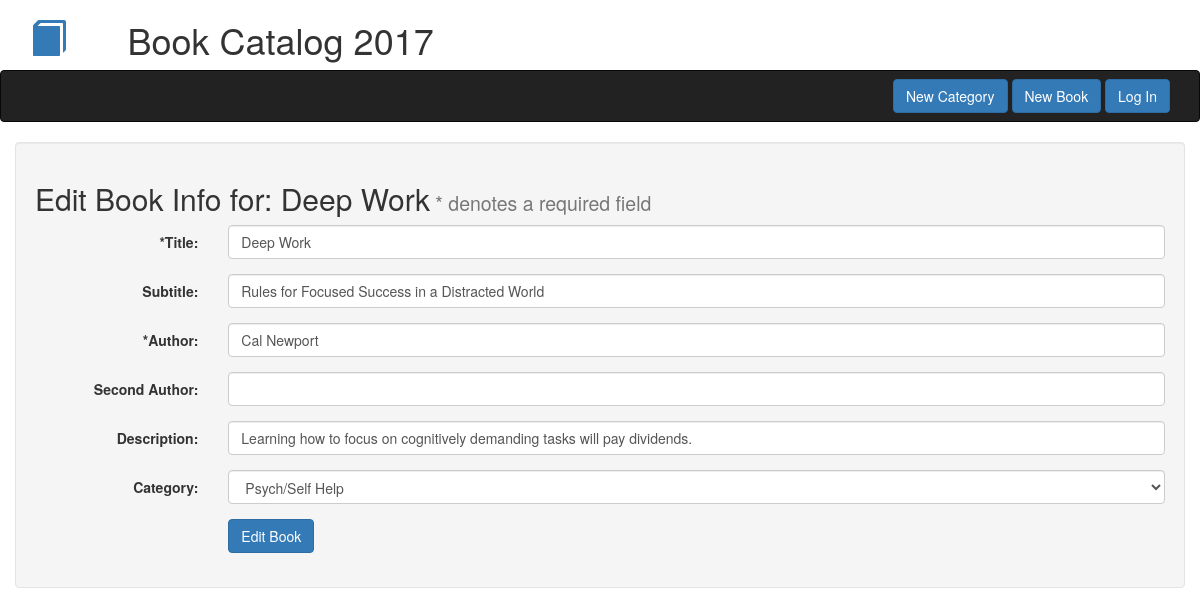
The page /books/7/edit on the database its author committed.
### db_setup.py (models this page shows, shortened)
class Book(Base):
    __tablename__ = 'book'
    title = Column(String(80), nullable = False)
    id = Column(Integer, primary_key = True)
    subtitle = Column(String(250))
    author = Column(String(250), nullable = False)
    author2 = Column(String(250))
    description = Column(String(250))
    category_id = Column(Integer, ForeignKey('category.id'))
    category = relationship(Category)

class Category(Base):
    __tablename__ = 'category'
    name = Column(String(80), nullable = False)
    id = Column(Integer, primary_key = True)

### catalog.py (the view)
@app.route('/books/<int:book_id>/edit', methods=['GET', 'POST'])
def editBook(book_id):
    book = session.query(Book).filter_by(id = book_id).one()
    categories = session.query(Category).order_by(Category.name)
    if request.method == 'POST':
        edit_book = ({'title': request.form['title'],
                      'subtitle': request.form['subtitle'],
                      'author':request.form['author'],
                      'author2': request.form['author2'],
                      'description': request.form['description'],
                      'category_id': request.form['category_id']}
                           )
        if not request.form['title'] or not request.form['author']:
            flash('Please fill out required form fields!')
            return redirect(url_for('editBook', book_id = book_id))
        session.query(Book).filter_by(id = book_id).update(edit_book)
        session.commit()
        flash("Book: {} edited successfully!".format(book.title))
        return redirect(url_for('singleBook', book_id = book_id))
    else:
        return render_template('edit_book.html', book = book, categories = categories)

### templates/edit_book.html (shortened to what this page needs)
{% extends "bootstrap/base.html" %}
{% block navbar %}{% include "header_nav.html" %}{% endblock %}
{% block content %}
<div class="container well">
    <h2>Edit Book Info for: {{ book.title }}<small> * denotes a required field</small></h2>
    <form class="form-horizontal" method="POST" action="{{ url_for('editBook', book_id = book.id) }}">
        <div class="form-group">
            <label for="inputTitle" class="col-sm-2 control-label">*Title:</label>
            <div class="col-sm-10">
                <input type="text" name="title" class="form-control" id="inputTitle" value="{{ book.title }}">
            </div>
        </div>
        <div class="form-group">
            <label for="inputSubtitle" class="col-sm-2 control-label">Subtitle:</label>
            <div class="col-sm-10">
                <input type="text" name="subtitle" class="form-control" id="inputSubtitle" value="{{ book.subtitle if book.subtitle is not none }}">
            </div>
        </div>
        <div class="form-group">
            <label for="inputAuthor" class="col-sm-2 control-label">*Author:</label>
            <div class="col-sm-10">
                <input type="text" name="author" class="form-control" id="inputAuthor" value="{{ book.author }}">
            </div>
        </div>
        <div class="form-group">
            <label for="inputAuthor2" class="col-sm-2 control-label">Second Author:</label>
            <div class="col-sm-10">
                <input type="text" name="author2" class="form-control" id="inputAuthor" value="{{ book.author2 if book.author2 is not none }}">
            </div>
        </div>
        <div class="form-group">
            <label for="inputDescription" class="col-sm-2 control-label">Description:</label>
            <div class="col-sm-10">
                <input type="text" name ="description" class="form-control" id="inputDescription" value="{{ book.description if book.description is not none }}">
            </div>
        </div>
        <div class="form-group">
            <label for="inputCategory" class="col-sm-2 control-label">Category:</label>
            <div class="col-sm-10">
                 <select class="form-control" name="category_id" aria-describedby="helpBlock">
                    {% for category in categories %}
                        <option value="{{ category.id }}" {% if category.id == book.category_id %} selected="selected"{% endif %}>{{ category.name }}</option>
                    {% endfor %}
                </select>
            </div>
        </div>
        <div class="form-group">
            <div class="col-sm-offset-2 col-sm-10">
                <button type="submit" class="btn btn-primary">Edit Book</button>
            </div>
        </div>
    </form>
{% endblock %}

### rows shown on the page
Book: title "Deep Work", subtitle "Rules for Focused Success in a Distracted World", author "Cal Newport", description "Learning how to focus on cognitively demanding tasks will pay dividends.", category_id "Psych/Self Help"
